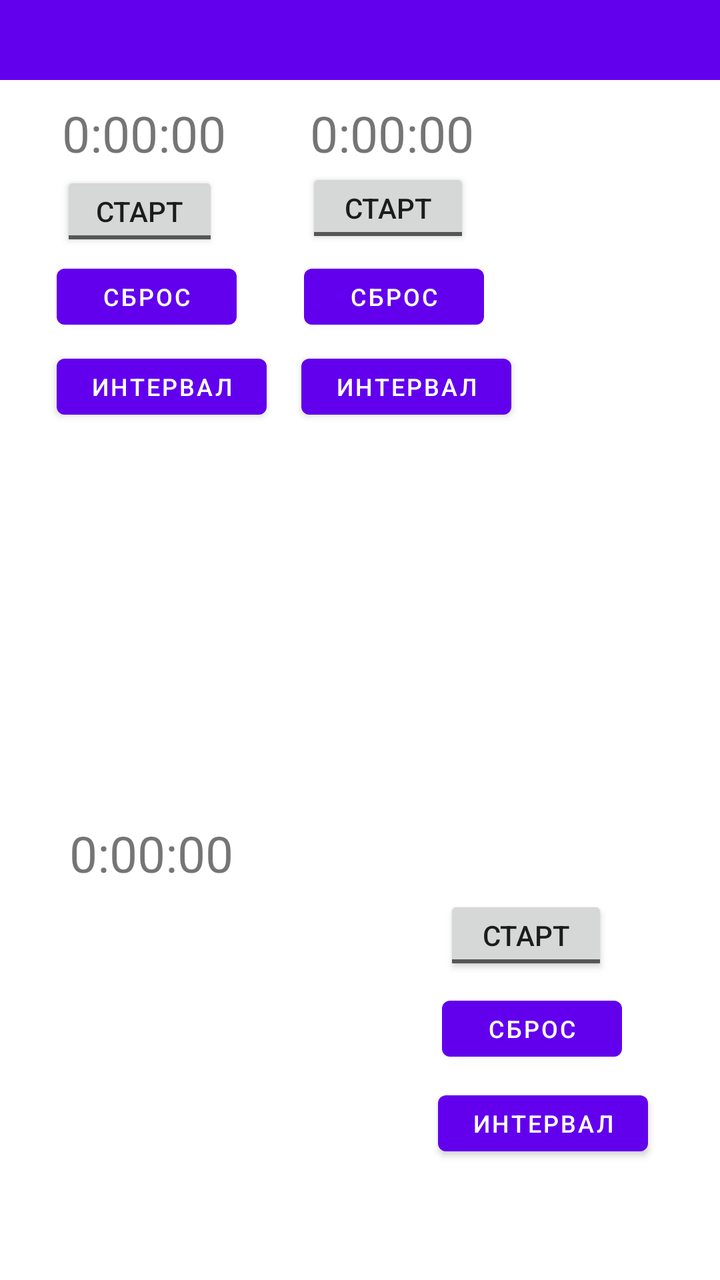
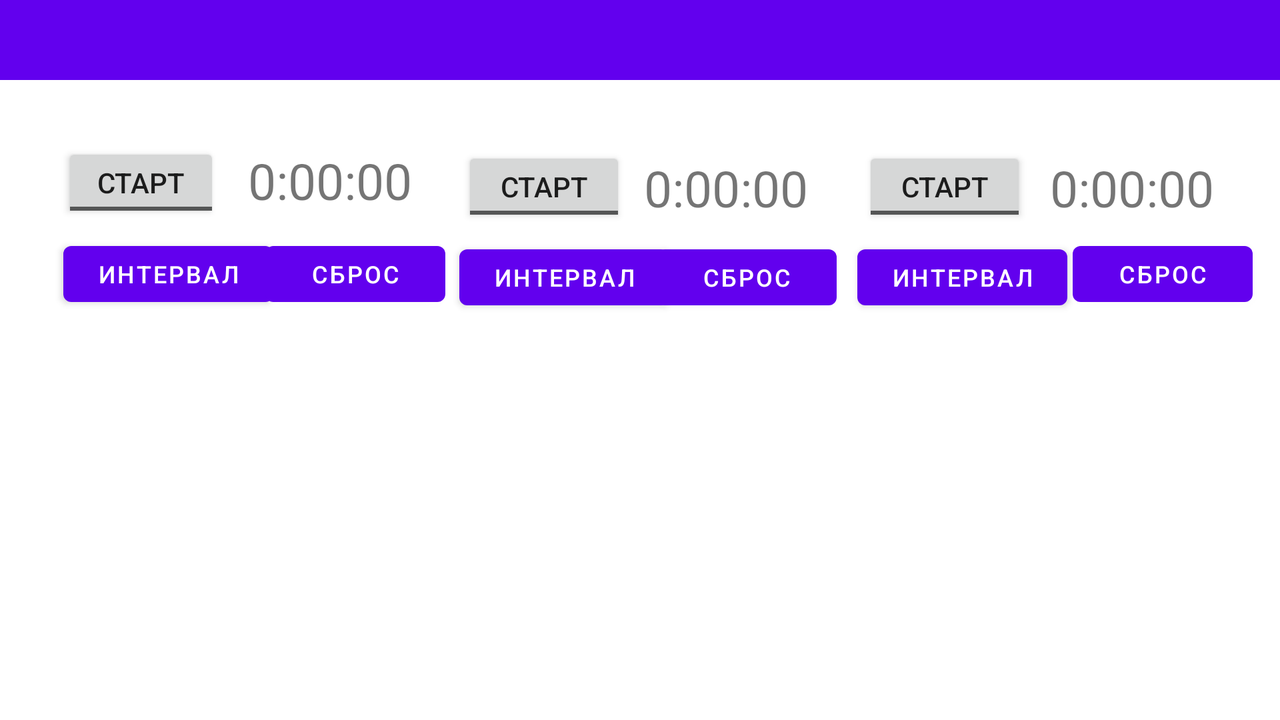

First picture: res/layout/ on a phone held upright. Second picture: the repository's own variant of that layout, on a device whose configuration matches the variant's folder. Source for both follows.
<!-- AndroidManifest.xml: application theme Theme.AndroidLessons -->
<!-- res/layout/activity_three_chrono.xml -->
<?xml version="1.0" encoding="utf-8"?>
<androidx.constraintlayout.widget.ConstraintLayout xmlns:android="http://schemas.android.com/apk/res/android"
    xmlns:app="http://schemas.android.com/apk/res-auto"
    xmlns:tools="http://schemas.android.com/tools"
    android:layout_width="match_parent"
    android:layout_height="match_parent"
    tools:context=".Three_chrono">


    <TextView
        android:id="@+id/for_interval6"
        android:layout_width="179dp"
        android:layout_height="116dp"
        android:scrollbars="vertical"
        android:text=""
        android:textSize="15sp"
        app:layout_constraintBottom_toBottomOf="parent"
        app:layout_constraintEnd_toEndOf="parent"
        app:layout_constraintHorizontal_bias="0.155"
        app:layout_constraintStart_toStartOf="parent"
        app:layout_constraintTop_toTopOf="parent"
        app:layout_constraintVertical_bias="0.891" />

    <ToggleButton
        android:id="@+id/toggleButton6"
        android:layout_width="82dp"
        android:layout_height="40dp"
        android:checked="false"
        android:text="ToggleButton"
        android:textOff="Старт"
        android:textOn="Пауза"
        app:layout_constraintBottom_toBottomOf="parent"
        app:layout_constraintEnd_toEndOf="parent"
        app:layout_constraintHorizontal_bias="0.799"
        app:layout_constraintStart_toStartOf="parent"
        app:layout_constraintTop_toTopOf="parent"
        app:layout_constraintVertical_bias="0.746" />

    <TextView
        android:id="@+id/textView6"
        android:layout_width="wrap_content"
        android:layout_height="wrap_content"
        android:layout_marginTop="30dp"
        android:text="0:00:00"
        android:textSize="25dp"
        app:layout_constraintBottom_toBottomOf="parent"
        app:layout_constraintEnd_toEndOf="parent"
        app:layout_constraintHorizontal_bias="0.125"
        app:layout_constraintStart_toStartOf="parent"
        app:layout_constraintTop_toTopOf="parent"
        app:layout_constraintVertical_bias="0.659" />

    <Button
        android:id="@+id/interval6"
        android:layout_width="105dp"
        android:layout_height="40dp"
        android:onClick="make_interval6"
        android:text="интервал"
        android:textSize="12dp"
        app:layout_constraintBottom_toBottomOf="parent"
        app:layout_constraintEnd_toEndOf="parent"
        app:layout_constraintHorizontal_bias="0.859"
        app:layout_constraintStart_toStartOf="parent"
        app:layout_constraintTop_toTopOf="parent"
        app:layout_constraintVertical_bias="0.903" />

    <Button
        android:id="@+id/reset6"
        android:layout_width="90dp"
        android:layout_height="40dp"
        android:onClick="resetChrono6"
        android:text="Сброс"
        android:textSize="12dp"
        app:layout_constraintBottom_toBottomOf="parent"
        app:layout_constraintEnd_toEndOf="parent"
        app:layout_constraintHorizontal_bias="0.819"
        app:layout_constraintStart_toStartOf="parent"
        app:layout_constraintTop_toTopOf="parent"
        app:layout_constraintVertical_bias="0.824" />

    <ToggleButton
        android:id="@+id/toggleButton5"
        android:layout_width="82dp"
        android:layout_height="40dp"
        android:checked="false"
        android:text="ToggleButton"
        android:textOff="Старт"
        android:textOn="Пауза"
        app:layout_constraintBottom_toBottomOf="parent"
        app:layout_constraintEnd_toEndOf="parent"
        app:layout_constraintHorizontal_bias="0.55"
        app:layout_constraintStart_toStartOf="parent"
        app:layout_constraintTop_toTopOf="parent"
        app:layout_constraintVertical_bias="0.14" />

    <Button
        android:id="@+id/interval4"
        android:layout_width="105dp"
        android:layout_height="40dp"
        android:onClick="make_interval4"
        android:text="интервал"
        android:textSize="12dp"
        app:layout_constraintBottom_toBottomOf="parent"
        app:layout_constraintEnd_toEndOf="parent"
        app:layout_constraintHorizontal_bias="0.111"
        app:layout_constraintStart_toStartOf="parent"
        app:layout_constraintTop_toTopOf="parent"
        app:layout_constraintVertical_bias="0.289" />

    <Button
        android:id="@+id/interval5"
        android:layout_width="105dp"
        android:layout_height="40dp"
        android:onClick="make_interval5"
        android:text="интервал"
        android:textSize="12dp"
        app:layout_constraintBottom_toBottomOf="parent"
        app:layout_constraintEnd_toEndOf="parent"
        app:layout_constraintHorizontal_bias="0.591"
        app:layout_constraintStart_toStartOf="parent"
        app:layout_constraintTop_toTopOf="parent"
        app:layout_constraintVertical_bias="0.289" />

    <Button
        android:id="@+id/reset4"
        android:layout_width="90dp"
        android:layout_height="40dp"
        android:onClick="resetChrono4"
        android:text="Сброс"
        android:textSize="12dp"
        app:layout_constraintBottom_toBottomOf="parent"
        app:layout_constraintEnd_toEndOf="parent"
        app:layout_constraintHorizontal_bias="0.105"
        app:layout_constraintStart_toStartOf="parent"
        app:layout_constraintTop_toTopOf="parent"
        app:layout_constraintVertical_bias="0.214" />

    <ToggleButton
        android:id="@+id/toggleButton4"
        android:layout_width="79dp"
        android:layout_height="40dp"
        android:checked="false"
        android:text="ToggleButton"
        android:textOff="Старт"
        android:textOn="Пауза"
        app:layout_constraintBottom_toBottomOf="parent"
        app:layout_constraintEnd_toEndOf="parent"
        app:layout_constraintHorizontal_bias="0.108"
        app:layout_constraintStart_toStartOf="parent"
        app:layout_constraintTop_toTopOf="parent"
        app:layout_constraintVertical_bias="0.143" />

    <Button
        android:id="@+id/reset5"
        android:layout_width="90dp"
        android:layout_height="40dp"
        android:onClick="resetChrono5"
        android:text="Сброс"
        android:textSize="12dp"
        app:layout_constraintBottom_toBottomOf="parent"
        app:layout_constraintEnd_toEndOf="parent"
        app:layout_constraintHorizontal_bias="0.563"
        app:layout_constraintStart_toStartOf="parent"
        app:layout_constraintTop_toTopOf="parent"
        app:layout_constraintVertical_bias="0.214" />

    <TextView
        android:id="@+id/textView5"
        android:layout_width="wrap_content"
        android:layout_height="wrap_content"
        android:layout_marginTop="30dp"
        android:text="0:00:00"
        android:textSize="25dp"
        app:layout_constraintBottom_toBottomOf="parent"
        app:layout_constraintEnd_toEndOf="parent"
        app:layout_constraintHorizontal_bias="0.557"
        app:layout_constraintStart_toStartOf="parent"
        app:layout_constraintTop_toTopOf="parent"
        app:layout_constraintVertical_bias="0.034" />

    <TextView
        android:id="@+id/textView4"
        android:layout_width="wrap_content"
        android:layout_height="wrap_content"
        android:layout_marginTop="30dp"
        android:text="0:00:00"
        android:textSize="25dp"
        app:layout_constraintBottom_toBottomOf="parent"
        app:layout_constraintEnd_toEndOf="parent"
        app:layout_constraintHorizontal_bias="0.112"
        app:layout_constraintStart_toStartOf="parent"
        app:layout_constraintTop_toTopOf="parent"
        app:layout_constraintVertical_bias="0.034" />

    <TextView
        android:id="@+id/for_interval4"
        android:layout_width="167dp"
        android:layout_height="142dp"
        android:scrollbars="vertical"
        android:text=""
        android:textSize="15sp"
        app:layout_constraintBottom_toBottomOf="parent"
        app:layout_constraintEnd_toEndOf="parent"
        app:layout_constraintHorizontal_bias="0.065"
        app:layout_constraintStart_toStartOf="parent"
        app:layout_constraintTop_toTopOf="parent"
        app:layout_constraintVertical_bias="0.468" />

    <TextView
        android:id="@+id/for_interval5"
        android:layout_width="168dp"
        android:layout_height="140dp"
        android:scrollbars="vertical"
        android:text=""
        android:textSize="15sp"
        app:layout_constraintBottom_toBottomOf="parent"
        app:layout_constraintEnd_toEndOf="parent"
        app:layout_constraintHorizontal_bias="0.843"
        app:layout_constraintStart_toStartOf="parent"
        app:layout_constraintTop_toTopOf="parent"
        app:layout_constraintVertical_bias="0.467" />

    <androidx.appcompat.widget.Toolbar
        android:id="@+id/toolbar3"
        android:layout_width="match_parent"
        android:layout_height="40dp"
        android:layout_marginBottom="11dp"
        android:background="?attr/colorPrimary"
        android:minHeight="?attr/actionBarSize"
        android:theme="?attr/actionBarTheme"
        app:layout_constraintBottom_toBottomOf="parent"
        app:layout_constraintEnd_toEndOf="parent"
        app:layout_constraintHorizontal_bias="0.0"
        app:layout_constraintStart_toStartOf="parent"
        app:layout_constraintTop_toTopOf="parent"
        app:layout_constraintVertical_bias="0.0" />

</androidx.constraintlayout.widget.ConstraintLayout>
<!-- resources referenced by this layout -->
<resources>
  <style name="Theme.AndroidLessons" parent="Theme.MaterialComponents.DayNight.NoActionBar">
          
          <item name="colorPrimary">@color/purple_500</item>
          <item name="colorPrimaryVariant">@color/purple_700</item>
          <item name="colorOnPrimary">@color/white</item>
          
          <item name="colorSecondary">@color/teal_200</item>
          <item name="colorSecondaryVariant">@color/teal_700</item>
          <item name="colorOnSecondary">@color/black</item>
          
          <item name="android:statusBarColor" tools:targetApi="l">?attr/colorPrimaryVariant</item>
          
      </style>
</resources>
<!-- res/layout-land/activity_three_chrono.xml (the repository's variant of the layout above) -->
<!-- drawn on the phone turned sideways -->
<?xml version="1.0" encoding="utf-8"?>
<androidx.constraintlayout.widget.ConstraintLayout xmlns:android="http://schemas.android.com/apk/res/android"
    xmlns:app="http://schemas.android.com/apk/res-auto"
    xmlns:tools="http://schemas.android.com/tools"
    android:layout_width="match_parent"
    android:layout_height="match_parent">

    <TextView
        android:id="@+id/for_interval6"
        android:layout_width="190dp"
        android:layout_height="170dp"
        android:scrollbars="vertical"
        android:text=""
        android:textSize="15sp"
        app:layout_constraintBottom_toBottomOf="parent"
        app:layout_constraintEnd_toEndOf="parent"
        app:layout_constraintHorizontal_bias="0.929"
        app:layout_constraintStart_toStartOf="parent"
        app:layout_constraintTop_toTopOf="parent"
        app:layout_constraintVertical_bias="0.85" />

    <TextView
        android:id="@+id/textView5"
        android:layout_width="wrap_content"
        android:layout_height="wrap_content"
        android:text="0:00:00"
        android:textSize="25dp"
        app:layout_constraintBottom_toBottomOf="parent"
        app:layout_constraintEnd_toEndOf="parent"
        app:layout_constraintHorizontal_bias="0.577"
        app:layout_constraintStart_toStartOf="parent"
        app:layout_constraintTop_toTopOf="parent"
        app:layout_constraintVertical_bias="0.236" />

    <TextView
        android:id="@+id/textView6"
        android:layout_width="wrap_content"
        android:layout_height="wrap_content"
        android:text="0:00:00"
        android:textSize="25dp"
        app:layout_constraintBottom_toBottomOf="parent"
        app:layout_constraintEnd_toEndOf="parent"
        app:layout_constraintHorizontal_bias="0.941"
        app:layout_constraintStart_toStartOf="parent"
        app:layout_constraintTop_toTopOf="parent"
        app:layout_constraintVertical_bias="0.236" />

    <Button
        android:id="@+id/reset6"
        android:layout_width="90dp"
        android:layout_height="40dp"
        android:onClick="resetChrono6"
        android:text="Сброс"
        android:textSize="12dp"
        app:layout_constraintBottom_toBottomOf="parent"
        app:layout_constraintEnd_toEndOf="parent"
        app:layout_constraintHorizontal_bias="0.975"
        app:layout_constraintStart_toStartOf="parent"
        app:layout_constraintTop_toTopOf="parent"
        app:layout_constraintVertical_bias="0.366" />

    <ToggleButton
        android:id="@+id/toggleButton5"
        android:layout_width="82dp"
        android:layout_height="40dp"
        android:checked="false"
        android:text="ToggleButton"
        android:textOff="Старт"
        android:textOn="Пауза"
        app:layout_constraintBottom_toBottomOf="parent"
        app:layout_constraintEnd_toEndOf="parent"
        app:layout_constraintHorizontal_bias="0.414"
        app:layout_constraintStart_toStartOf="parent"
        app:layout_constraintTop_toTopOf="parent"
        app:layout_constraintVertical_bias="0.229" />

    <ToggleButton
        android:id="@+id/toggleButton4"
        android:layout_width="79dp"
        android:layout_height="40dp"
        android:checked="false"
        android:text="ToggleButton"
        android:textOff="Старт"
        android:textOn="Пауза"
        app:layout_constraintBottom_toBottomOf="parent"
        app:layout_constraintEnd_toEndOf="parent"
        app:layout_constraintHorizontal_bias="0.055"
        app:layout_constraintStart_toStartOf="parent"
        app:layout_constraintTop_toTopOf="parent"
        app:layout_constraintVertical_bias="0.223" />

    <Button
        android:id="@+id/interval4"
        android:layout_width="105dp"
        android:layout_height="40dp"
        android:onClick="make_interval4"
        android:text="интервал"
        android:textSize="12dp"
        app:layout_constraintBottom_toBottomOf="parent"
        app:layout_constraintEnd_toEndOf="parent"
        app:layout_constraintHorizontal_bias="0.059"
        app:layout_constraintStart_toStartOf="parent"
        app:layout_constraintTop_toTopOf="parent"
        app:layout_constraintVertical_bias="0.366" />

    <Button
        android:id="@+id/reset5"
        android:layout_width="90dp"
        android:layout_height="40dp"
        android:onClick="resetChrono5"
        android:text="Сброс"
        android:textSize="12dp"
        app:layout_constraintBottom_toBottomOf="parent"
        app:layout_constraintEnd_toEndOf="parent"
        app:layout_constraintHorizontal_bias="0.597"
        app:layout_constraintStart_toStartOf="parent"
        app:layout_constraintTop_toTopOf="parent"
        app:layout_constraintVertical_bias="0.371" />

    <Button
        android:id="@+id/reset4"
        android:layout_width="90dp"
        android:layout_height="40dp"
        android:onClick="resetChrono4"
        android:text="Сброс"
        android:textSize="12dp"
        app:layout_constraintBottom_toBottomOf="parent"
        app:layout_constraintEnd_toEndOf="parent"
        app:layout_constraintHorizontal_bias="0.241"
        app:layout_constraintStart_toStartOf="parent"
        app:layout_constraintTop_toTopOf="parent"
        app:layout_constraintVertical_bias="0.366" />

    <ToggleButton
        android:id="@+id/toggleButton6"
        android:layout_width="82dp"
        android:layout_height="40dp"
        android:checked="false"
        android:text="ToggleButton"
        android:textOff="Старт"
        android:textOn="Пауза"
        app:layout_constraintBottom_toBottomOf="parent"
        app:layout_constraintEnd_toEndOf="parent"
        app:layout_constraintHorizontal_bias="0.773"
        app:layout_constraintStart_toStartOf="parent"
        app:layout_constraintTop_toTopOf="parent"
        app:layout_constraintVertical_bias="0.229" />

    <Button
        android:id="@+id/interval6"
        android:layout_width="105dp"
        android:layout_height="40dp"
        android:onClick="make_interval6"
        android:text="интервал"
        android:textSize="12dp"
        app:layout_constraintBottom_toBottomOf="parent"
        app:layout_constraintEnd_toEndOf="parent"
        app:layout_constraintHorizontal_bias="0.801"
        app:layout_constraintStart_toStartOf="parent"
        app:layout_constraintTop_toTopOf="parent"
        app:layout_constraintVertical_bias="0.371" />

    <Button
        android:id="@+id/interval5"
        android:layout_width="105dp"
        android:layout_height="40dp"
        android:onClick="make_interval5"
        android:text="интервал"
        android:textSize="12dp"
        app:layout_constraintBottom_toBottomOf="parent"
        app:layout_constraintEnd_toEndOf="parent"
        app:layout_constraintHorizontal_bias="0.429"
        app:layout_constraintStart_toStartOf="parent"
        app:layout_constraintTop_toTopOf="parent"
        app:layout_constraintVertical_bias="0.371" />

    <TextView
        android:id="@+id/for_interval4"
        android:layout_width="190dp"
        android:layout_height="170dp"
        android:layout_marginTop="36dp"
        android:scrollbars="vertical"
        android:text=""
        android:textSize="15sp"
        app:layout_constraintBottom_toBottomOf="parent"
        app:layout_constraintEnd_toEndOf="parent"
        app:layout_constraintHorizontal_bias="0.068"
        app:layout_constraintStart_toStartOf="parent"

        app:layout_constraintTop_toTopOf="parent"
        app:layout_constraintVertical_bias="0.821" />

    <TextView
        android:id="@+id/textView4"
        android:layout_width="wrap_content"
        android:layout_height="wrap_content"
        android:text="0:00:00"
        android:textSize="25dp"
        app:layout_constraintBottom_toBottomOf="parent"
        app:layout_constraintEnd_toEndOf="parent"
        app:layout_constraintHorizontal_bias="0.222"
        app:layout_constraintStart_toStartOf="parent"
        app:layout_constraintTop_toTopOf="parent"
        app:layout_constraintVertical_bias="0.225" />

    <TextView
        android:id="@+id/for_interval5"
        android:layout_width="190dp"
        android:layout_height="170dp"
        android:scrollbars="vertical"
        android:text=""
        android:textSize="15sp"
        app:layout_constraintBottom_toBottomOf="parent"
        app:layout_constraintEnd_toEndOf="parent"
        app:layout_constraintHorizontal_bias="0.499"
        app:layout_constraintStart_toStartOf="parent"
        app:layout_constraintTop_toTopOf="parent"
        app:layout_constraintVertical_bias="0.85" />

    <androidx.appcompat.widget.Toolbar
        android:id="@+id/toolbar3"
        android:layout_width="match_parent"
        android:layout_height="40dp"
        android:layout_marginBottom="11dp"
        android:background="?attr/colorPrimary"
        android:minHeight="?attr/actionBarSize"
        android:theme="?attr/actionBarTheme"
        app:layout_constraintBottom_toBottomOf="parent"
        app:layout_constraintEnd_toEndOf="parent"
        app:layout_constraintHorizontal_bias="0.0"
        app:layout_constraintStart_toStartOf="parent"
        app:layout_constraintTop_toTopOf="parent"
        app:layout_constraintVertical_bias="0.0" />

</androidx.constraintlayout.widget.ConstraintLayout>
